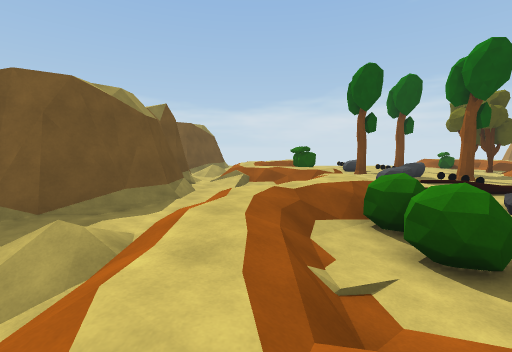
view 1 (above)

21 first-person views from a walk through a 3-D level made in the Unity game engine. The camera is 1.4 m above the floor, tilts 6° down and sees 90° across. The floor is counted in squares, 2 m on a side. Each view is taken from the middle of a square. On the plan, view 1 faces up. The plan holds only what a view shows up to about 9 squares ahead; the rest is blank. The place goes on beyond the plan. The player is left out.

view 2
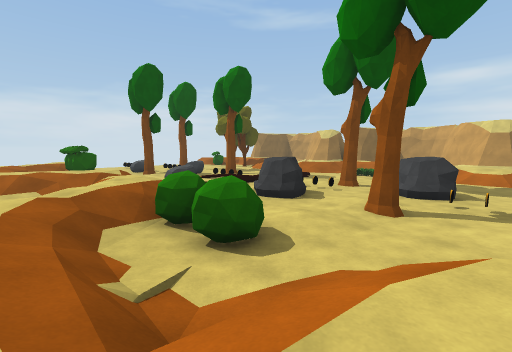

view 3
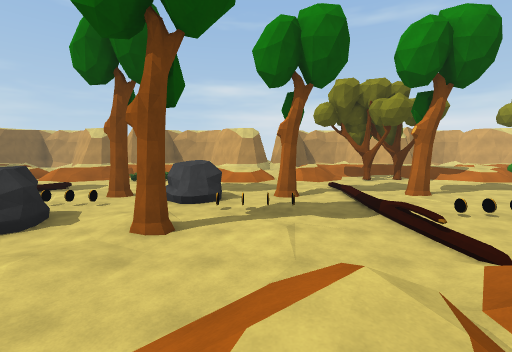

view 4
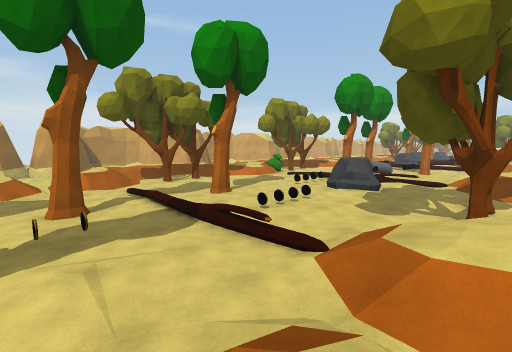

view 5
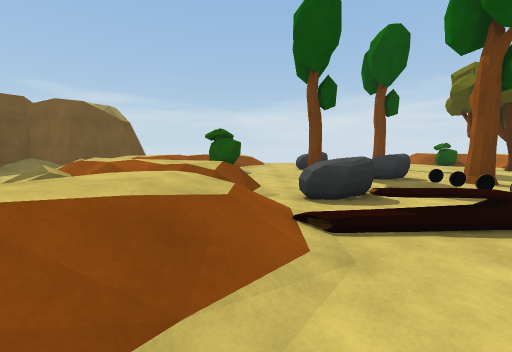

view 6
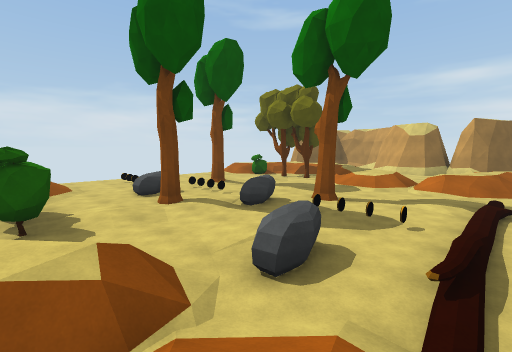

view 7
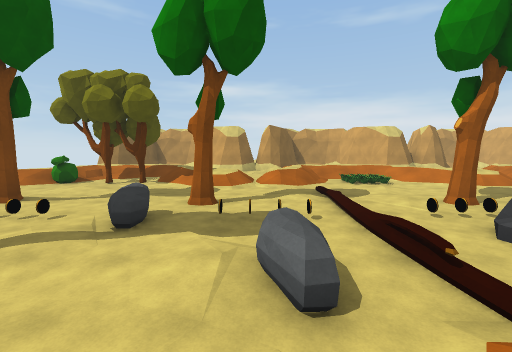

view 8
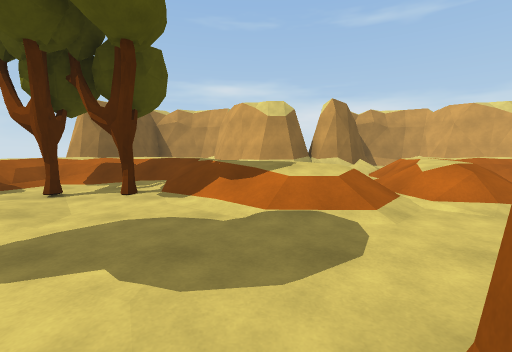

view 9
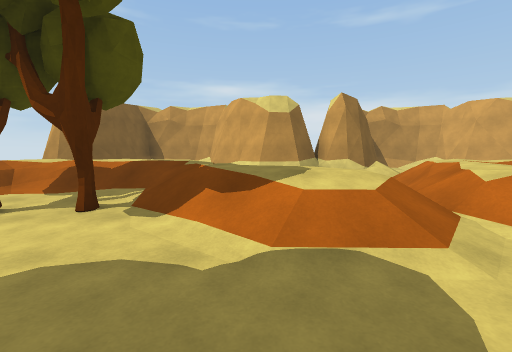

view 10
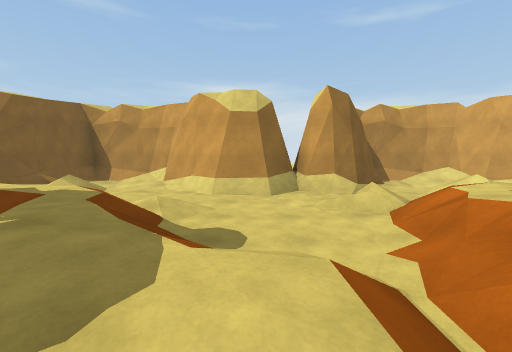

view 11
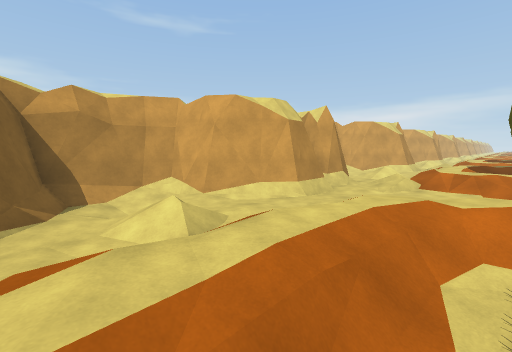

view 12
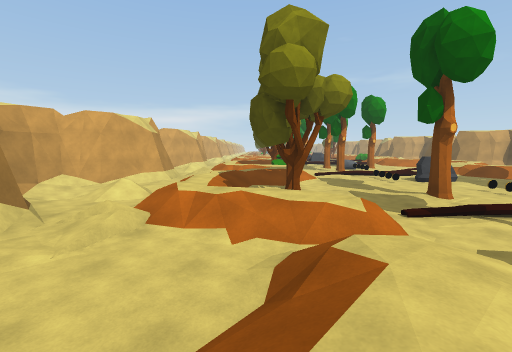

view 13
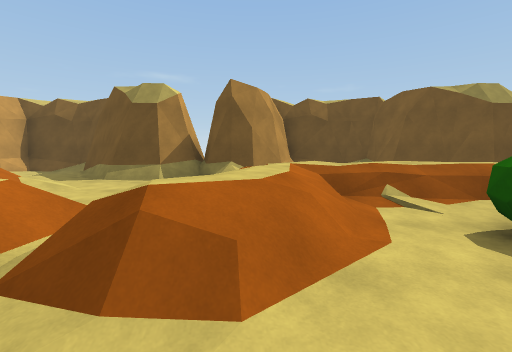

view 14
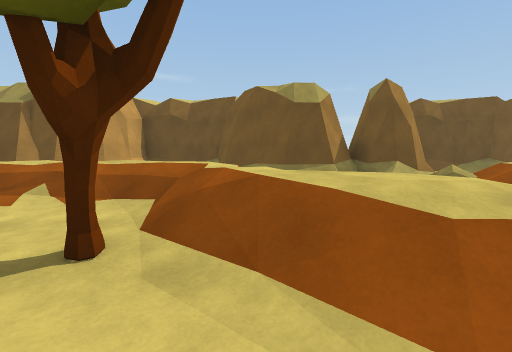

view 15
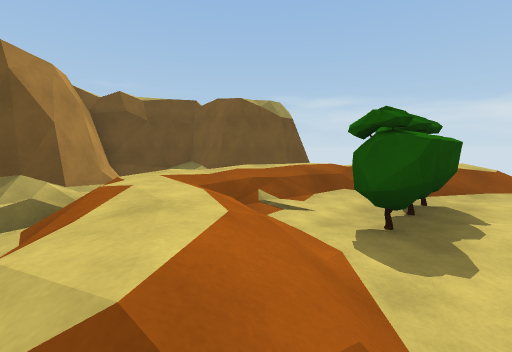

view 16
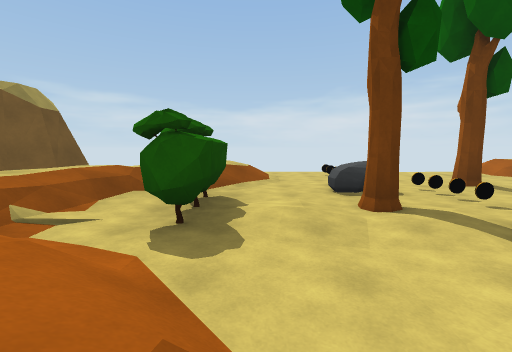

view 17
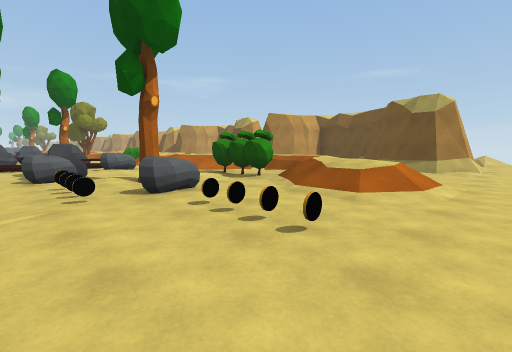

view 18
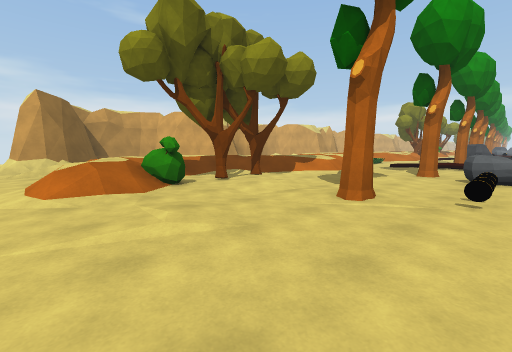

view 19
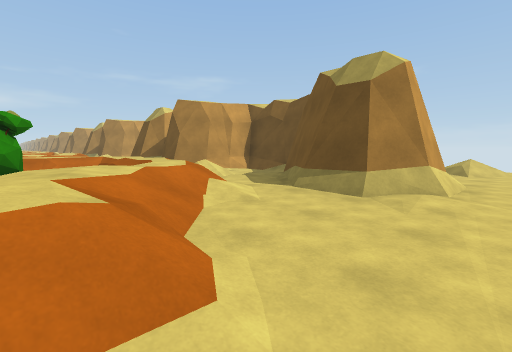

view 20
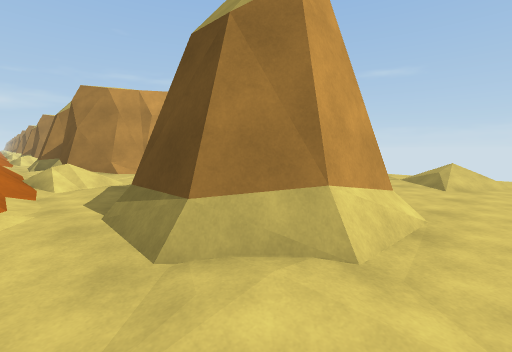

view 21
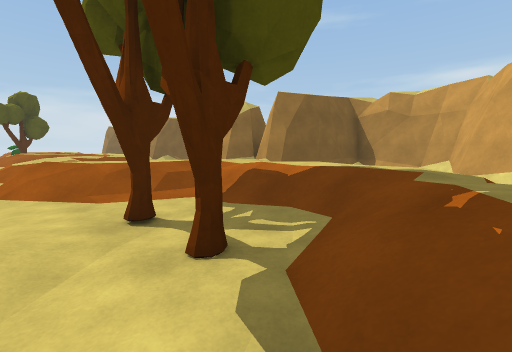

### Floor plan
Key: @ floor where view 1 was taken; # wall or solid block; . main floor; : floor 0.25 m higher than the main floor; - floor 0.25 m lower than the main floor; _ floor 0.5 m lower than the main floor; + floor 0.75 m higher than the main floor; * floor 1 m higher than the main floor; / step, stairs or slope; = window, fence, low wall or low ledge; T tree; R rock; B bush; C coin; O other object.
Columns run from 7 left of view 1 to 19 right of it. Each row starts with its distance up from view 1.
 17 ....................   ##
 16 /..##/...//.O..../*/   ##
 15 ..  ##../*/.O.....B**  /##
 14     ##.////.O..T-...+   /#
 13   ###./*//..RO.#..T.+ //_#
 12   #/../*.B-.TO...-T/* ...#
 11   #-.////B........//*/./##
 10   ##../+/..-.R.../*//:.##
  9    ##./+*//..O.T./*/...#
  8     ##/////R.O...//....##
  7      #.  //..O.../*////##
  6     ##. /*/==..:..//*/./##
  5    ##/./*//..O......+/...##
  4   ##/./*/B..RC.T..-B+///_/#
  3   #/../+.B...O...../* ../##
  2   #  //+/B..T.RR../*//./##
  1   ##/./+//.-.OR../*/...##
  0    ##//@*//..O.../*/...#
 -1    ##/// //..O.T.///...#
 -2    ###...//==..../*+///##
 -3     ##.. */.......//*/..##
 -4    ##/./*/..C..T..T.*///-##
 -5   ##/. */T..O.......+// //#
 -6   #/.  +.T........T/* . /##
 -7   #..  *....RRO.../*/ .###

Positions as (right, up) in squares from view 1, and headings:
1: (0, 0), facing up
2: (0, 0), facing up-right
3: (1, 0), facing right
4: (2, 0), facing down-right
5: (3, 4), facing up
6: (2, 6), facing up-right
7: (2, 8), facing right
8: (7, 10), facing right
9: (8, 10), facing right
10: (10, 9), facing right
11: (12, 6), facing down-right
12: (12, 2), facing down
13: (4, 0), facing left
14: (4, -4), facing left
15: (3, 8), facing up-left
16: (3, 8), facing up
17: (7, 17), facing down-left
18: (6, 17), facing down-right
19: (2, 17), facing down-left
20: (-1, 17), facing down-left
21: (10, -7), facing up-right
